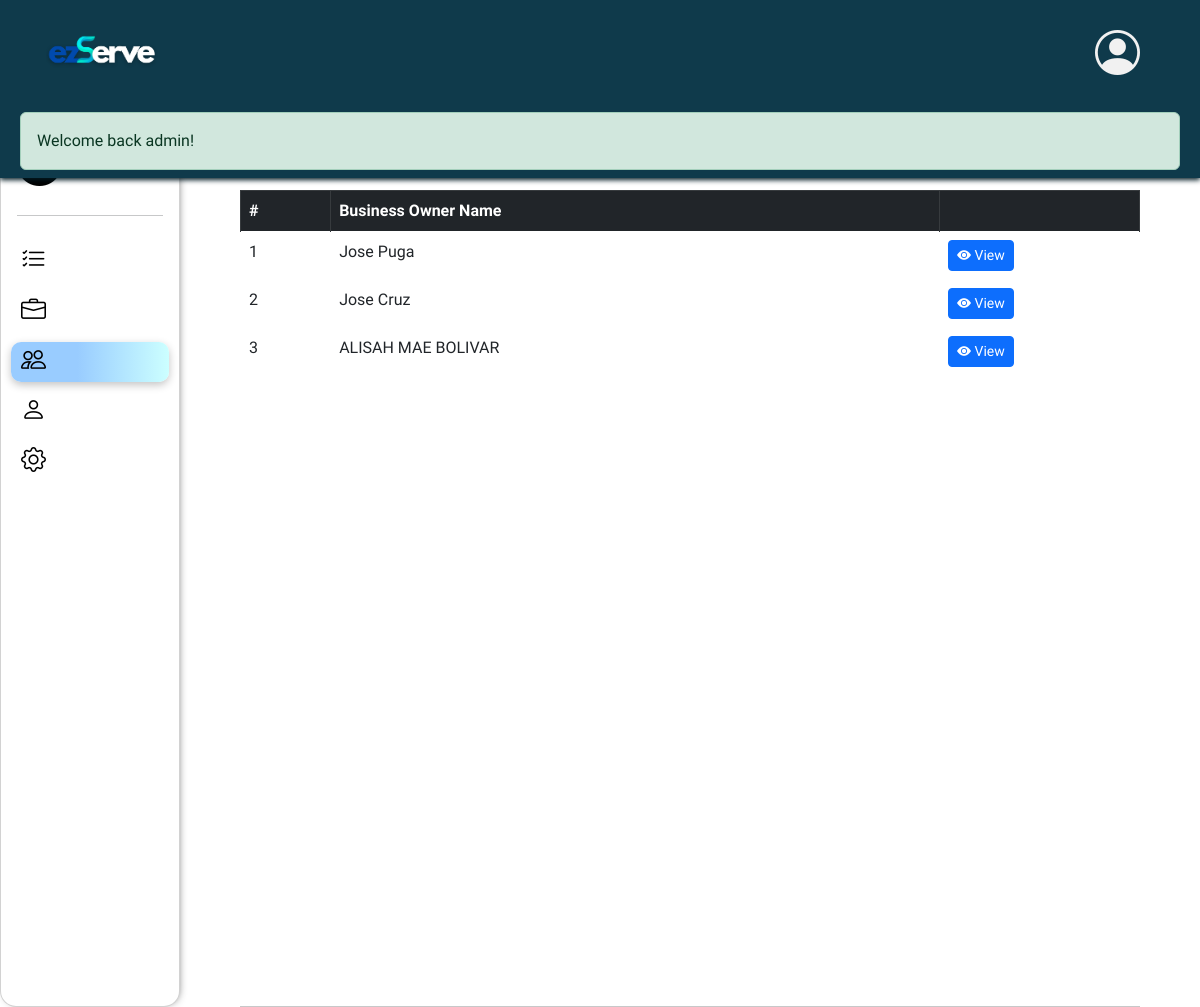
The page /?page=admin-users (signed in) on the database its author committed.
### tables this page shows
CREATE TABLE `business_owner` (
  `ownerID` int(11) NOT NULL,
  `fname` varchar(50) NOT NULL,
  `lname` varchar(50) NOT NULL,
  `birthday` date NOT NULL,
  `email` varchar(50) NOT NULL,
  `verification_code` varchar(200) NOT NULL,
  `number` varchar(30) NOT NULL,
  `ownerAddress` varchar(255) NOT NULL,
  `username` varchar(100) NOT NULL,
  `password` varchar(100) NOT NULL,
  `repassword` varchar(100) NOT NULL,
  `usertype` varchar(50) NOT NULL,
  `profileImage` longblob NOT NULL,
  `status` tinyint(4) NOT NULL,
  `created` timestamp NOT NULL DEFAULT current_timestamp(),
  `updated` timestamp NOT NULL DEFAULT current_timestamp()
);

### app/functions/userFunction.php (called while the page is built, shortened)
<?php
function viewUser($userID) {
    global $DB;
    $usertype = $_SESSION[AUTH_TYPE];
    if ($usertype === 'client') {
        $query = $DB->prepare("SELECT * FROM client WHERE clientID = ?");
    } elseif ($usertype === 'business owner') {
        $query = $DB->prepare("SELECT * FROM business_owner WHERE ownerID = ?");
    } else {
        return null;
    }
    $query->bind_param("i", $userID);
    $query->execute();
    $result = $query->get_result();
    $user = $result->fetch_object();
    return $user;
}
?>

### index.php (called while the page is built, shortened)
<?php
	require 'functions.php';
	require 'page.php';
?>

### pages/admin-users.php (the view, shortened to what this page needs)
<?php
$accounts = $DB->query("SELECT bo.* FROM business_owner bo WHERE bo.status = 1 ");
$results = [];
?>
<?= element('admin_header') ?>
<?= element('admin-side-nav') ?>
<div id="admin-users" class="admin-users">
    <div class="d-flex justify-content-between ">
        <h1>Business Owner Accounts</h1>
        <form method="post" action="">
        <div id="searchbar" class="d-flex my-3 float-end">
            <button type="submit" class="search-btn btn btn-primary input-group-text border-0">
            </button>
        </div>
    </form>
    </div>
    <div class="overflow-auto" style="height:100vh">
        <table class="table table-hover table-responsive table-bordered" style="border-radius: 10px">
            <thead class="table-dark">
                <tr>
                    <th scope="col">#</th>
                    <th scope="col">Business Owner Name</th>
                    <th scope="col"></th>
                </tr>
            </thead>
            <tbody>
            <?php foreach (empty($results) ? $accounts : $results as $index => $account) : ?>
       <tr>
                        <td scope="row" class="bg-transparent border border-white"><?= $index + 1 ?></td>
                        <td class="bg-transparent border border-white ">
                                <?= $account['fname'] . ' ' . $account['lname'] ?>
                             </td>
                        <td class="bg-transparent border border-white " style="width: 200px;">
                        <button class="btn btn-sm btn-primary " data-bs-toggle="offcanvas" data-bs-target="#offcanvasAccount<?= $account['ownerID'] ?>"><i class="bi bi-eye-fill"></i> View</button>
                        </td>
                    </tr>
                <?php endforeach; ?>
            </tbody>
        </table>
    </div>
</div>

### assets/view.css (style rules this page uses)
body { font-family: "Lexend exa", Arial; overflow-x: hidden; background-image: url(./images/bg-2.png); background-repeat:repeat-y; background-size: cover; }
h1 { color: #000000; }
.purchase, .voucher, .own_vouch, .admin-reg, .admin-users { margin: 120px 10px 50px 20vw; width: 75vw; scroll-margin-top:100px; height: 100vh; }
h1 { font-family: "Arvo"!important; }

### rows shown on the page
business_owner: fname "Jose", lname "Puga"
business_owner: fname "Jose", lname "Cruz"
business_owner: fname "ALISAH MAE", lname "BOLIVAR"

### other values the page prints
$_SESSION[ 'MESSAGE' ] "Welcome back admin!"
